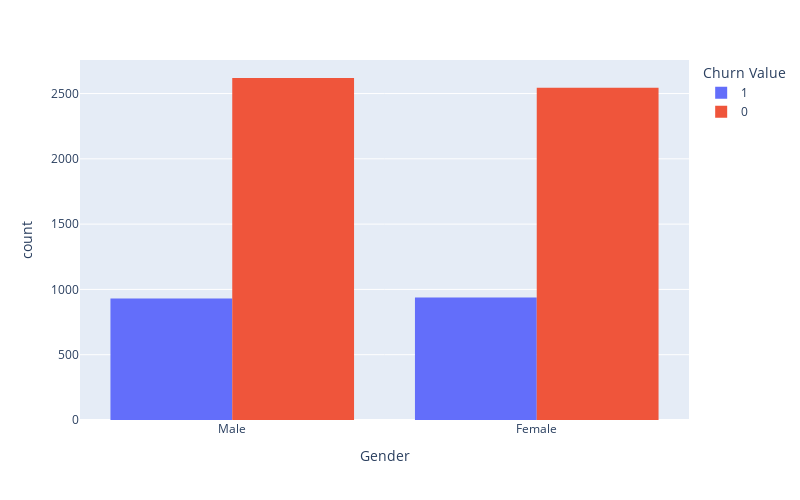

Here is the notebook cell this chart was saved with:
### Code cell
# gender vs Churn
px.histogram(
    df, 
    x="Gender", 
    color="Churn Value", 
    barmode="group",
    width=800,
    height=500
)

### Figure 1 — Plotly figure (JSON) as saved in the notebook; plotly's stock layout.template omitted (floating-point values rounded to 4 significant figures; data arrays with more than 128 entries replaced by an {"elided": "..."} marker saying what was removed)
{"data": [{"alignmentgroup": "True", "bingroup": "x", "hovertemplate": "Churn Value=1<br>Gender=%{x}<br>count=%{y}<extra></extra>", "legendgroup": "1", "marker": {"color": "#636efa", "pattern": {"shape": ""}}, "name": "1", "offsetgroup": "1", "orientation": "v", "showlegend": true, "type": "histogram", "x": {"elided": "1869 str values"}, "xaxis": "x", "yaxis": "y"}, {"alignmentgroup": "True", "bingroup": "x", "hovertemplate": "Churn Value=0<br>Gender=%{x}<br>count=%{y}<extra></extra>", "legendgroup": "0", "marker": {"color": "#EF553B", "pattern": {"shape": ""}}, "name": "0", "offsetgroup": "0", "orientation": "v", "showlegend": true, "type": "histogram", "x": {"elided": "5163 str values"}, "xaxis": "x", "yaxis": "y"}], "layout": {"barmode": "group", "height": 500, "legend": {"title": {"text": "Churn Value"}, "tracegroupgap": 0}, "margin": {"t": 60}, "width": 800, "xaxis": {"anchor": "y", "domain": [0, 1], "title": {"text": "Gender"}}, "yaxis": {"anchor": "x", "domain": [0, 1], "title": {"text": "count"}}}}
